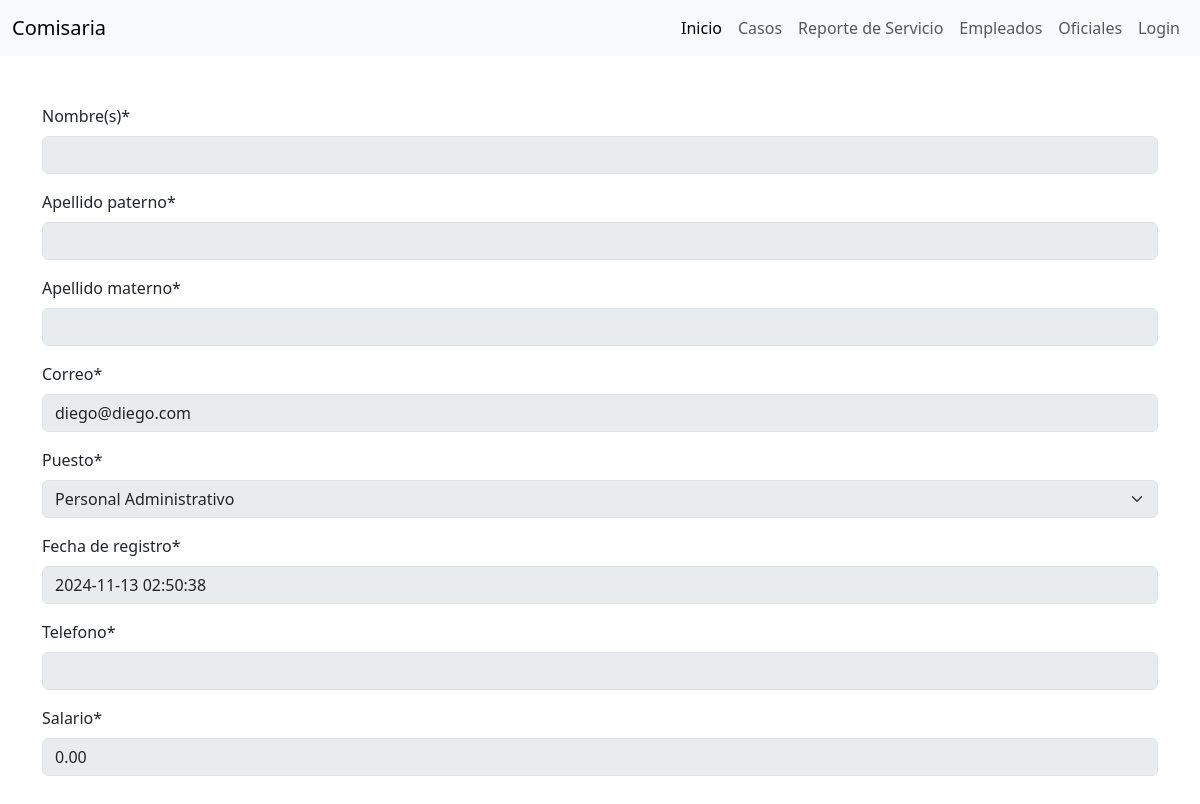
/comisaria/empleado/1, run on an earlier commit of the app's database.
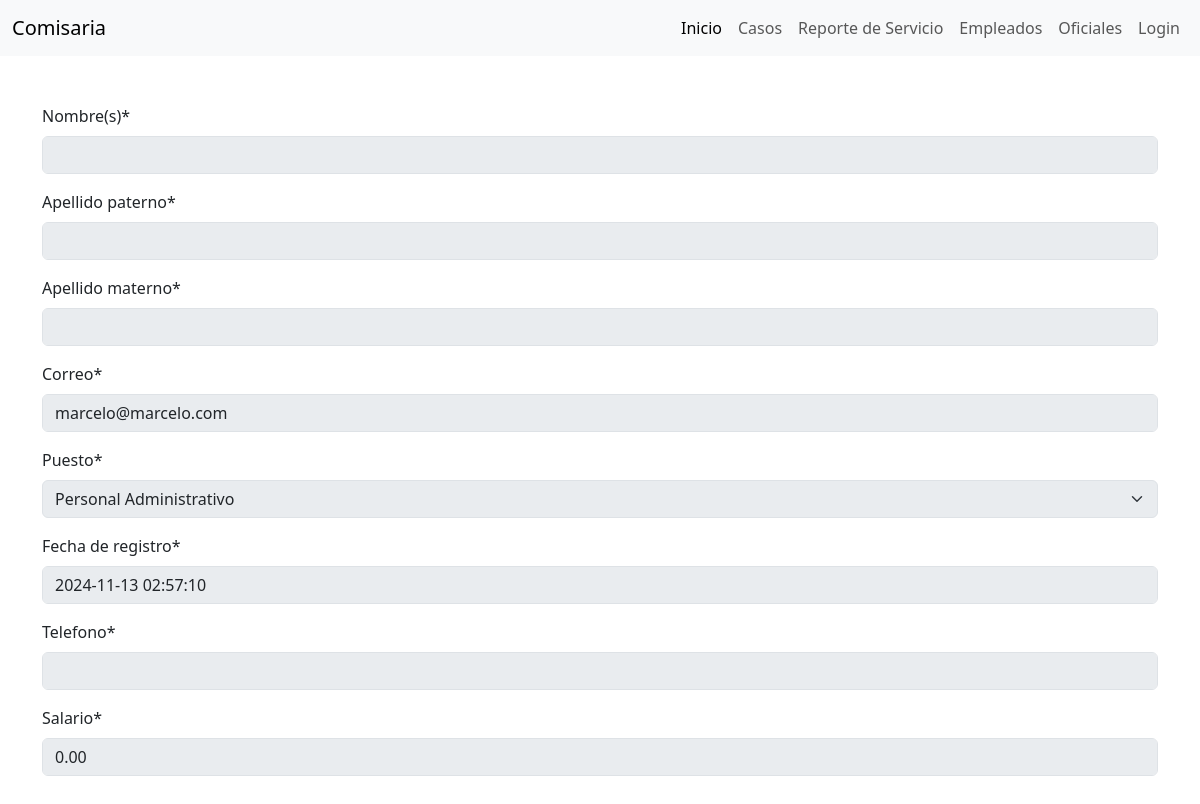
And on a later commit of the database.
### Comisaria/models.py (models this page shows, shortened)
class Empleado(AbstractUser):
    class Puesto(models.IntegerChoices):
        ADMINISTRATIVO = 1, "Personal Administrativo"
        INTELIGENCIA = 2, "Analistas de Inteligencia"
        FORENSE = 3, "Técnico Forense"
        ARCHIVO = 4, "Personal del Archivo"
        COMUNICACION = 5, "Operador de Comunicación"
        PSICOLOGIA = 6, "Psicólogos"
        MANTENIMIENTO = 7, "Personal de Mantenimiento"
        HUMANOS = 8, "Encargado de Recursos Humanos"
        TI = 9, "Tecnicos de Sistemas Informaticos"
        OFICIAL = 10, "Oficial"
    first_name = models.CharField(max_length=50, default='', blank=False, verbose_name='Nombre(s)')
    last_name = models.CharField(max_length=50, default='', blank=False, verbose_name='Apellido paterno')
    last_name2 = models.CharField(max_length=50, default='', blank=False, verbose_name='Apellido materno')
    email = models.EmailField(unique=True, verbose_name='Correo')
    puesto = models.IntegerField(choices=Puesto.choices, default=Puesto.ADMINISTRATIVO, verbose_name='Puesto')
    register_date = models.DateTimeField(default= timezone.now, null=True, blank=False, verbose_name='Fecha de registro')
    num_phone = models.CharField(max_length=14, default='', blank=False, verbose_name='Telefono')
    salario = models.DecimalField(max_digits=10, decimal_places=2, default=0.00,blank=False ,verbose_name='Salario')
    class Meta:
        verbose_name = 'Empleado'
        verbose_name_plural = 'Empleados'

### Comisaria/views.py (the view)
# urls.py: path( "empleado/<int:pk>", views.EmpleadoDetallesView.as_view(), name="empleado_deta"),
class EmpleadoDetallesView(generic.DetailView):
    model = Empleado
    template_name = "comisaria/DETALLES/detalles.html"
    context_object_name="empleado"
    def get_context_data(self, **kwargs):
        context = super().get_context_data(**kwargs)
        context['form'] = EmpleadoDetailForm(instance=self.object)
        return context

### Comisaria/forms.py
class EmpleadoDetailForm(DetailBaseForm):
    class Meta:
        model = Empleado
        fields = ['first_name', 'last_name','last_name2', 'email', 'puesto', 'register_date', 'num_phone', 'salario']

### Comisaria/templates/comisaria/DETALLES/detalles.html (shortened to what this page needs)
{% extends 'comisaria/base.html' %}
{% load crispy_forms_tags %}
{% block contenido %}
<div class="container my-5">
    <form>
        {{ form|crispy }}
    </form>
</div>
{% endblock %}

What changed in the data, as far as the page shows it:
changed Empleado "Personal Administrativo": email "diego@diego.com" → "marcelo@marcelo.com"; register_date "2024-11-13 02:50:38" → "2024-11-13 02:57:10"
